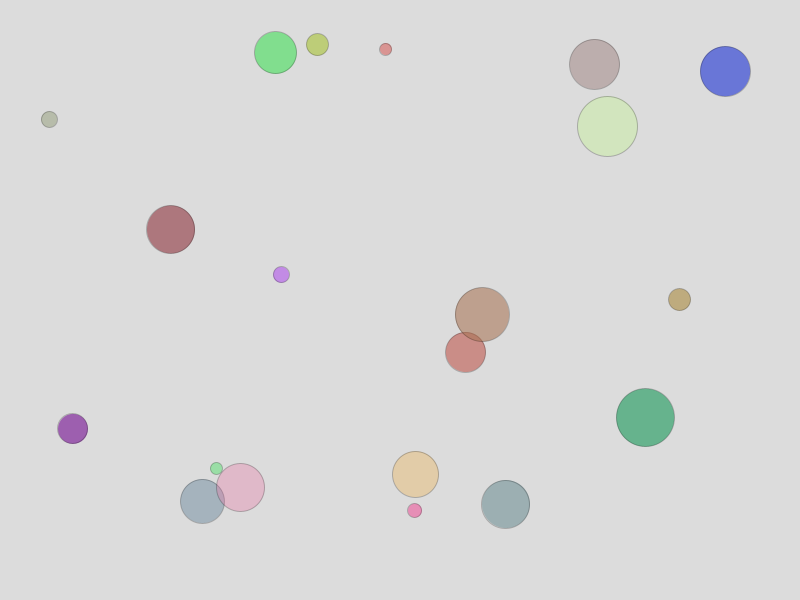
Frame 1 (no input)
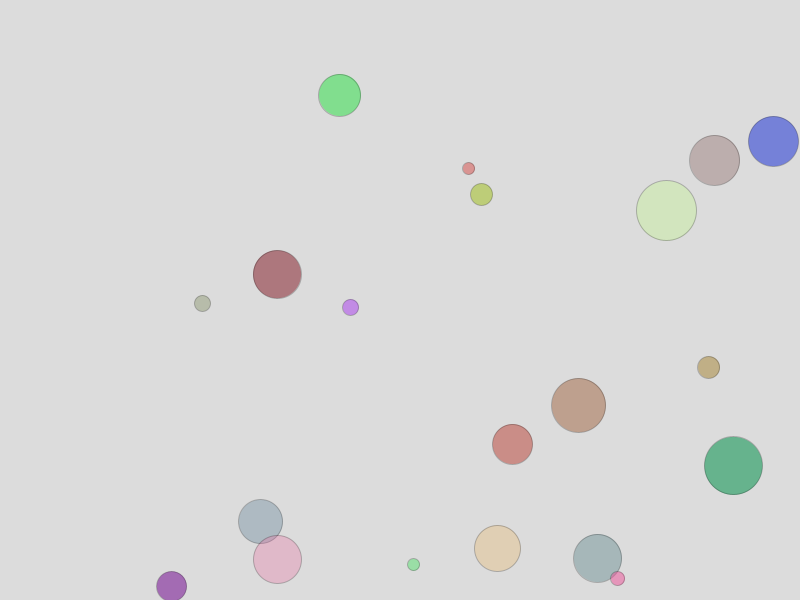
Frame 60 (the mouse pressed at the canvas centre just before this capture)
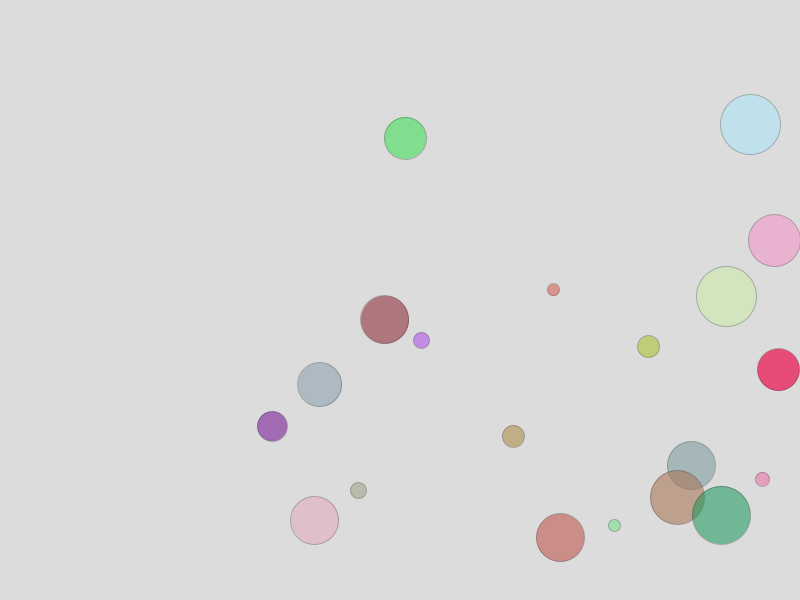
Frame 120 (the mouse held since frame 60 and released just before this capture)

The Processing sketch that drew these frames (run headless with seeded random() and noise(); from frame 60 on, the mouse is pressed at the canvas centre):

// Processing sketch: processing_51881
// ── processing_51881.pde

// Two ball variables
int numBalls = 20;
Ball[] balls = new Ball[numBalls];

void setup() {
  size(800, 600);
  smooth();

  //int balls
  for (int i = 0; i< numBalls; i++)
    balls[i] = new Ball((int)random(6, 32));
}

void draw() {
  background(220);
  for (int i = 0; i< numBalls; i++) {
    balls[i].move();
    balls[i].display();

    for ( int j = 0; j<numBalls; j++) { //start of collision detection
      if( balls[i].ball_A()<60 || balls[j].ball_A()<60)
      if ( collision(i, j) ) {
        //println("boom");
        balls[i].set_r(balls[i].get_r() + (int)sqrt(balls[j].get_r()) ); 
        balls[j] = new Ball((int)random(6, 32));
      }
    }

    if (balls[i].ball_A() <= 15)
      balls[i] = new Ball((int)random(6, 32));
  }
}

boolean collision(int ballA, int ballB) {
  if ( ballA == ballB)
    return false;

  float yA = balls[ballA].get_y();
  float xA = balls[ballA].get_x();
  float yB = balls[ballB].get_y();
  float xB = balls[ballB].get_x(); 
  float d = sqrt((yA-yB) * (yA-yB) + (xA-xB) * (xA-xB));
  //println(d);
  if (d < (balls[ballA].get_r() + balls[ballB].get_r()) ) 
    return true;
  else
    return false;
}

//This class is based of learningprocessing.com/examples/chapter-10/example-10-2/ and has been heavily modified
class Ball {
  int r;  
  float x, y; 
  float dx, dy;
  int R, G, B, A;


  Ball(int temp) {
    r = temp;
    dx = random(60)/(r+10) + 0.5; //speed
    dy = random(60)/(r+10) + 0.5;
    x = random(width - 2*r) + r;
    y = random(height - 2*r) + r;
    R = (int)random(255); 
    G = (int)random(255); 
    B = (int)random(255); 
    A = (int)random(60, 180);
  }

void set_r(int tempR) {
  r = tempR;
}
  float get_x() { 
    return x;
  }

  float get_y() {
    return y;
  }

  int get_r() {
    return r;
  }

  int ball_A() {
    return A;
  }

  void move() {
    x += dx;
    y += dy;

    //check bounds
    if ( (x + r) > width || (x - r) < 0) {
      dx *= - 1;
      if (A>15)
        A -= 15;
    }

    if ( (y + r) > height || (y - r) < 0) {
      dy *= - 1;
      if (A>15)
        A -= 15;
    }
  }

  void display() {
    stroke(0, 60);
    fill(R, G, B, A);

    ellipse(x, y, r*2, r*2);
  }
}
